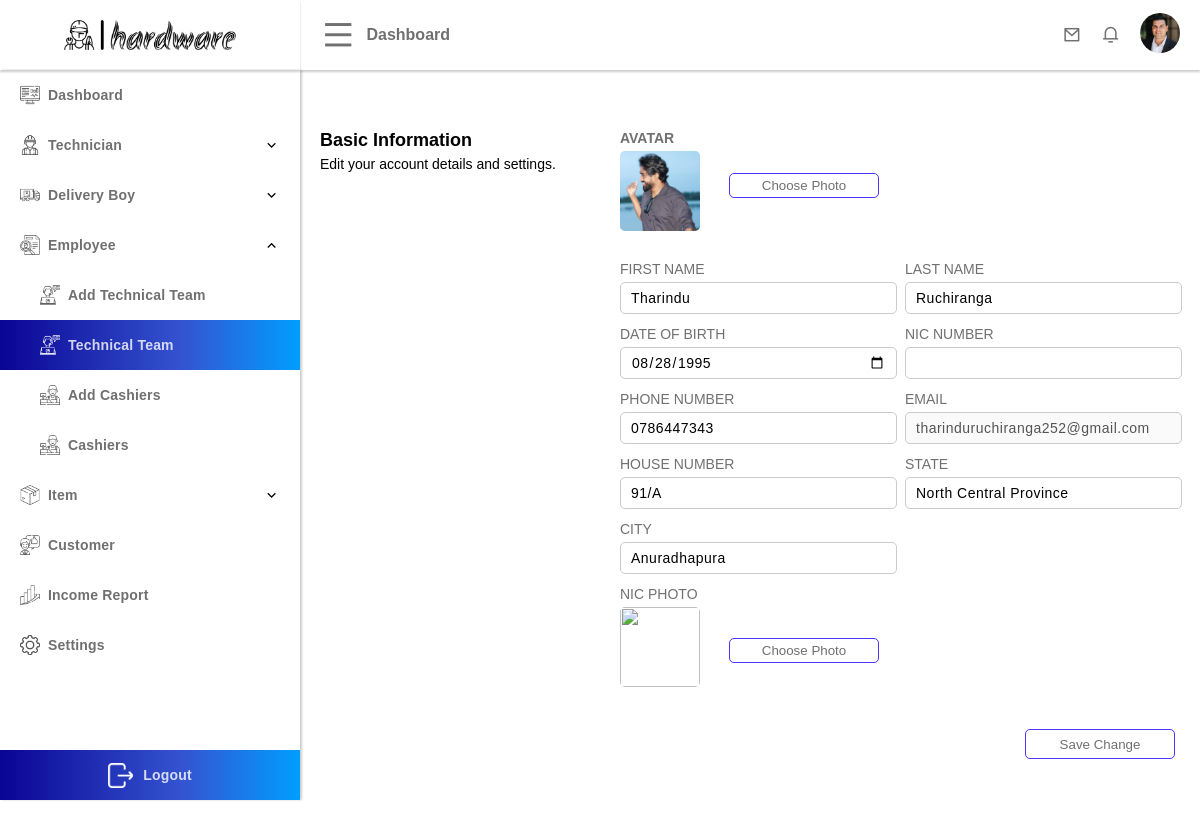
/public/admin/technical-team-view.php?user=2 (signed in), run on the app's committed database.
### tables this page shows
CREATE TABLE `user` (
  `user_id` int(50) NOT NULL,
  `first_name` varchar(100) NOT NULL,
  `last_name` varchar(100) NOT NULL,
  `email` varchar(200) NOT NULL,
  `phone_number` varchar(50) NOT NULL,
  `dob` varchar(255) NOT NULL,
  `house_no` varchar(50) NOT NULL,
  `state` varchar(50) NOT NULL,
  `city` varchar(50) NOT NULL,
  `account_type` varchar(50) NOT NULL,
  `profile_url` varchar(255) DEFAULT NULL,
  `password` varchar(255) NOT NULL,
  `security_question` int(11) DEFAULT NULL,
  `question_answer` varchar(255) DEFAULT NULL,
  `status` varchar(50) DEFAULT NULL,
  `activation_code` varchar(100) DEFAULT NULL,
  `latitude` varchar(50) DEFAULT NULL,
  `longitude` varchar(50) DEFAULT NULL
);

### template/user-data.php (called while the page is built, shortened)
<?php
if (isset($_SESSION['id'])) {
    if (!empty($_SESSION['id'])) {
        $user_user_id = $_SESSION['id'];
        $selectUserEmailQuery = "SELECT * FROM `user` WHERE `user_id`= '$user_user_id'";
        $resultUserEmail = $conn->query($selectUserEmailQuery);
        if ($resultUserEmail->num_rows > 0) {
            $userData = $resultUserEmail->fetch_assoc();
            $user_profile_url = $userData['profile_url'];
        }
    }
}

### public/admin/technical-team-view.php (the view, shortened to what this page needs)
<?php
include "../../config/database.php";
include "../../template/user-data.php";
$user_id = $_GET['user'];
$firstName = $lastName = $dob = $nicNumber = $phoneNumber = $email = $houseNumber = $state = $city = $password = $profileUrl = $nicImageUrl = "";
$selectUserQuery = "SELECT * FROM `user` WHERE `user_id` = $user_id";
$result = $conn->query($selectUserQuery);
if ($result->num_rows > 0) {
    $row = $result->fetch_assoc();
    $firstName = $row['first_name'];
    $lastName = $row['last_name'];
    $dob = $row['dob'];
    $phoneNumber = $row['phone_number'];
    $email = $row['email'];
    $houseNumber = $row['house_no'];
    $state = $row['state'];
    $city = $row['city'];
    $profileUrl = $row['profile_url'];
} else {
    header('location: technical-team.php');
}
?>
<!DOCTYPE html>
<html lang="en">
<head>
    <link rel="stylesheet" href="../assets/css/style.css">
    <link rel="stylesheet" href="../assets/css/dashboard-menu.css">
    <link rel="stylesheet" href="../assets/css/dashboard-nav.css">
    <link rel="stylesheet" href="../assets/css/dashboard-profile.css">
    <link rel="stylesheet" href="../assets/css/dashboard-review.css">
    <link rel="stylesheet" href="../assets/css/button.css">
    <link rel="stylesheet" href="../assets/css/card.css">
    <link rel="stylesheet" href="../assets/css/search.css">
    <link rel="stylesheet" href="../assets/css/input.css">
    <link rel="stylesheet" href="../assets/css/review.css">
    <link rel="stylesheet" href="../assets/css/stars.css">
    <link href="https://cdn.jsdelivr.net/npm/remixicon@4.0.0/fonts/remixicon.css" rel="stylesheet" />
</head>
<body>
    <div class="container">
        <?php
        include "../../template/dashboard-nav.php";
        ?>
        <aside class="active aside">
            <div class="menu">
            <?php
                include "../../template/dashboard-menu.php";
                ?>
                <div class="menu-content">
                    <div class="menu-links">
                        <div class="menu-link-button ">
                            <a href="./index.php">
                                <p><img src="../assets/images/ui/dashboard.png" alt="">Dashboard</p>
                            </a>
                        </div>
                        <div class="menu-link-button-2">
                            <div class="menu-link-button">
                                <p><img src="../assets/images/ui/booking.png" alt="">Technician</p>
                                <i class="ri-arrow-down-s-line"></i>
                            </div>
                        </div>
                        <div class="menu-link-button-2">
                            <div class="menu-link-button">
                                <p><img src="../assets/images/ui/delivery-boy.png" alt="">Delivery Boy</p>
                                <i class="ri-arrow-down-s-line"></i>
                            </div>
                        </div>
                        <div class="menu-link-button-2 active">
                            <div class="menu-link-button">
                                <p><img src="../assets/images/ui/employee.png" alt="">Employee</p>
                                <i class="ri-arrow-up-s-line"></i>
                            </div>
                            <div class="menu-hidden-list">
                                <div class="menu-link-button menu-hidden-button">
                                    <a href="./add-technical-team.php">
                                        <p><img src="../assets/images/ui/technical team.png" alt="">Add Technical Team</p>
                                    </a>
                                </div>
                                <div class="menu-link-button menu-hidden-button active">
                                    <a href="./technical-team.php">
                                        <p><img src="../assets/images/ui/technical team.png" alt="">Technical Team</p>
                                    </a>
                                </div>
                                <div class="menu-link-button menu-hidden-button">
                                    <a href="./add-cashiers.php">
                                        <p><img src="../assets/images/ui/Cashiers.png" alt="">Add Cashiers</p>
                                    </a>
                                </div>
                                <div class="menu-link-button menu-hidden-button">
                                    <a href="./cashiers.php">
                                        <p><img src="../assets/images/ui/Cashiers.png" alt="">Cashiers</p>
                                    </a>
                                </div>
                            </div>
                        </div>
                        <div class="menu-link-button-2">
                            <div class="menu-link-button">
                                <p><img src="../assets/images/ui/item.png" alt="">Item</p>
                                <i class="ri-arrow-down-s-line"></i>
                            </div>
                        </div>
                        <div class="menu-link-button">
                            <a href="./customers.php">
                                <p><img src="../assets/images/ui/customer.png" alt="">Customer</p>
                            </a>
                        </div>
                        <div class="menu-link-button">
                            <a href="./income.php">
                                <p><img src="../assets/images/ui/income.png" alt="">Income Report</p>
                            </a>
                        </div>
                        <div class="menu-link-button">
                            <a href="./settings.php">
                                <p><img src="../assets/images/ui/Settings.png" alt="">Settings</p>
                            </a>
                        </div>
                    </div>
                    <div class="menu-logout">
                        <a href="../logout.php">
                            <p><img src="../assets/images/ui/Exit.png" alt="">Logout</p>
                        </a>
                    </div>
                </div>
            </div>
        </aside>
        <section class="active section">
            <div class="content">
                <form class="profile" method="POST" enctype="multipart/form-data">
                    <div class="profile-content">
                        <div class="profile-content-1">
                            <h1>Basic Information</h1>
                            <p>Edit your account details and settings.</p>
                        </div>
                        <div class="profile-content-2">
                            <div class="profile-image">
                                <div class="profile-image-content-1">
                                    <h2>AVATAR</h2>
                                    <img src="../assets/images/technical_team/<?php echo $profileUrl ?>" alt="" id="preview-image">
                                </div>
                                <div class="profile-image-content-2">
                                    <input type="button" class="btn" value="Choose Photo" id="file-button" name="">
                                </div>
                            </div>
                            <div class="input-content">
                                <div class="input-two-content">
                                    <div class="input-two-content-1">
                                        <p>First Name</p>
                                        <input type="text" name="first_name" value="<?php echo $firstName ?>">
                                    </div>
                                    <div class="input-two-content-2">
                                        <p>Last Name</p>
                                        <input type="text" name="last_name" value="<?php echo $lastName ?>">
                                    </div>
                                </div>
                                <div class="input-two-content">
                                    <div class="input-two-content-1">
                                        <p>DATE OF BIRTH</p>
                                        <input type="date" name="dob" value="<?php echo $dob ?>">
                                    </div>
                                    <div class="input-two-content-2">
                                        <p>NIC NUMBER</p>
                                        <input type="text" name="nic_number" value="<?php echo $nicNumber ?>">
                                    </div>
                                </div>
                                <div class="input-two-content">
                                    <div class="input-two-content-1">
                                        <p>PHONE NUMBER</p>
                                        <input type="text" name="phone_number" value="<?php echo $phoneNumber ?>">
                                    </div>
                                    <div class="input-two-content-2">
                                        <p>EMAIL</p>
                                        <input type="text" name="email" style="user-select: none;" value="<?php echo $email ?>" disabled>
                                    </div>
                                </div>
                                <div class="input-two-content">
                                    <div class="input-two-content-1">
                                        <p>HOUSE NUMBER</p>
                                        <input type="text" name="house_number" value="<?php echo $houseNumber ?>">
                                    </div>
                                    <div class="input-two-content-2">
                                        <p>STATE</p>
                                        <input type="text" name="state" value="<?php echo $state ?>">
                                    </div>
                                </div>
                                <div class="input-two-content">
                                    <div class="input-two-content-1">
                                        <p>CITY</p>
                                        <input type="text" name="city" value="<?php echo $city ?>">
                                    </div>
                                </div>
                                <div class="input-two-content">
                                    <div class="input-two-content-1">
                                        <p>NIC Photo</p>
                                        <div class="profile-image">
                                            <div class="profile-image-content-1">
                                                <img src="../assets/images/technical_team/<?php echo $nicImageUrl ?>" alt="" id="preview-image-2">
                                            </div>
                                            <div class="profile-image-content-2">
                                                <input type="button" class="btn" value="Choose Photo" id="file-button-2" name="">
                                            </div>
                                        </div>
                                    </div>
                                </div>
                                <div class="right-button ">
                                    <input type="submit" value="Save Change" name="save_change">
                                </div>
                            </div>
                        </div>
                    </div>
                </form>
            </div>
        </section>
    </div>
</body>
</html>

### template/dashboard-nav.php (shortened to what this page needs)
<?php
$this_profile_url = "";
if(isset($_SESSION['id']) && isset($_SESSION['account_type'])){
    if ($_SESSION['account_type'] == "customer") {
        $this_profile_url = "../assets/images/customer/".$user_profile_url;
    } else if ($_SESSION['account_type'] == "cashier") {
        $this_profile_url = "../assets/images/cashier/".$user_profile_url;
    } else if ($_SESSION['account_type'] == "technician") {
        $this_profile_url = "../assets/images/technician/".$user_profile_url;
    } else if ($_SESSION['account_type'] == "delivery_boy") {
        $this_profile_url = "../assets/images/delivery-boy/".$user_profile_url;
    } else if ($_SESSION['account_type'] == "admin") {
        $this_profile_url = "../assets/images/admin/".$user_profile_url;
    } else if ($_SESSION['account_type'] == "technical_team") {
        $this_profile_url = "../assets/images/technical_team/".$user_profile_url;
    }
}
?>
<!DOCTYPE html>
<html lang="en">
<head>
</head>
<body>
    <nav class="active nav">
        <div class="nav-content">
            <div class="nav-content-1">
                <i class="ri-menu-line " id="dashboard-menu-icon"></i>
                <p>Dashboard</p>
            </div>
            <div class="nav-content-2">
                <a href="./message.php">
                    <i class="ri-mail-line"></i>
                </a>
                <a href="">
                    <i class="ri-notification-3-line"></i>
                </a>
                <a href="./settings.php">
                    <img src="<?php echo $this_profile_url?>" alt="">
                </a>
            </div>
        </div>
    </nav>
</body>
</html>

### data on the page
user: profile_url (picture)
user: profile_url (picture), first_name "Tharindu", last_name "Ruchiranga", dob "08/28/1995", phone_number "0786447343", email "tharinduruchiranga252@gmail.com", house_number "91/A", state "North Central Province", city "Anuradhapura"
